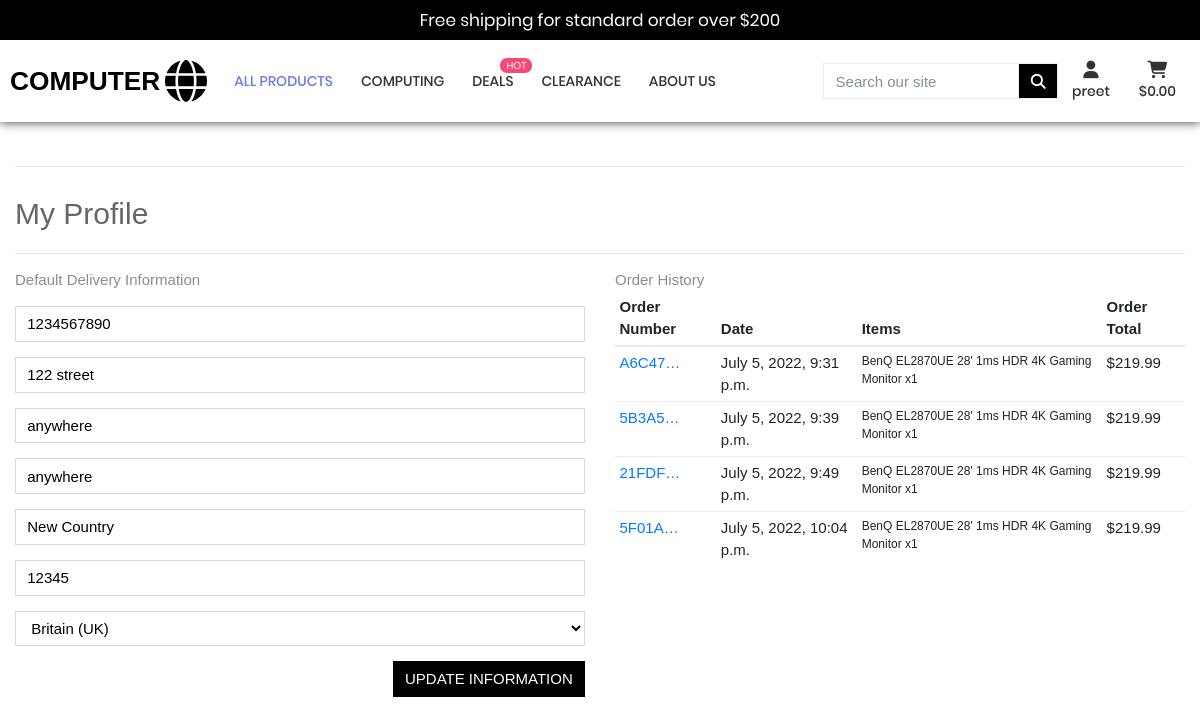
/profile/ (signed in), run on an earlier commit of the app's database.
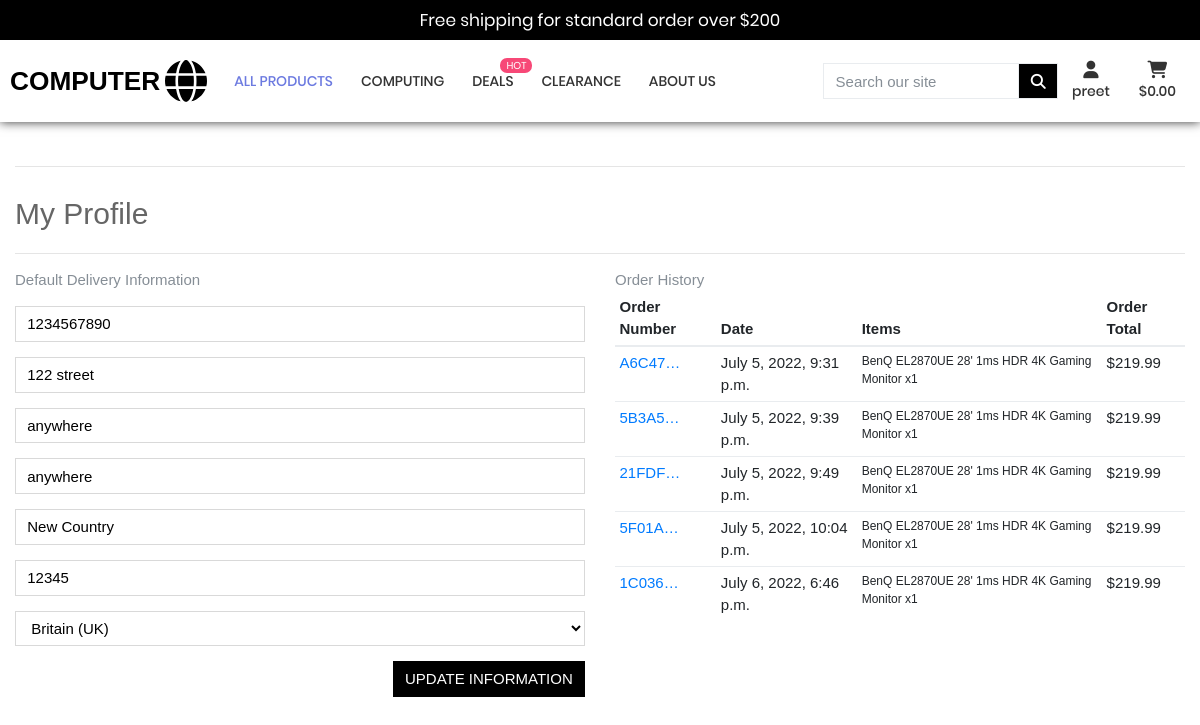
And on a later commit of the database.
### checkout/models.py (models this page shows, shortened)
class Order(models.Model):
    order_number = models.CharField(max_length=32, null=False, editable=False)
    user_profile = models.ForeignKey(UserProfile, on_delete=models.SET_NULL,
                                     null=True, blank=True, related_name='orders')
    full_name = models.CharField(max_length=50, null=False, blank=False)
    email = models.EmailField(max_length=254, null=False, blank=False)
    phone_number = models.CharField(max_length=20, null=False, blank=False)
    country = CountryField(blank_label='Country *', null=False, blank=False)
    postcode = models.CharField(max_length=20, null=True, blank=True)
    town_or_city = models.CharField(max_length=40, null=False, blank=False)
    street_address1 = models.CharField(max_length=80, null=False, blank=False)
    street_address2 = models.CharField(max_length=80, null=True, blank=True)
    county = models.CharField(max_length=80, null=True, blank=True)
    date = models.DateTimeField(auto_now_add=True)
    delivery_cost = models.DecimalField(max_digits=6, decimal_places=2, null=False, default=0)
    order_total = models.DecimalField(max_digits=10, decimal_places=2, null=False, default=0)
    grand_total = models.DecimalField(max_digits=10, decimal_places=2, null=False, default=0)
    original_bag = models.TextField(null=False, blank=False, default='')
    stripe_pid = models.CharField(max_length=254, null=False, blank=False, default='')

class OrderLineItem(models.Model):
    order = models.ForeignKey(Order, null=False, blank=False, on_delete=models.CASCADE, related_name='lineitems')
    product = models.ForeignKey(Product, null=False, blank=False, on_delete=models.CASCADE)
    product_size = models.CharField(max_length=2, null=True, blank=True)  # 24, 27, 28, 32, 49
    quantity = models.IntegerField(null=False, blank=False, default=0)
    lineitem_total = models.DecimalField(max_digits=6, decimal_places=2, null=False, blank=False, editable=False)

### products/models.py (models this page shows, shortened)
class Product(models.Model):
    category = models.ForeignKey('Category', null=True, blank=True,
                                 on_delete=models.SET_NULL)
    sku = models.CharField(max_length=254, null=True, blank=True)
    name = models.CharField(max_length=254)
    description = models.TextField()
    has_sizes = models.BooleanField(default=False, null=True, blank=True)
    price = models.DecimalField(max_digits=6, decimal_places=2)
    rating = models.DecimalField(max_digits=6, decimal_places=2, null=True,
                                 blank=True)
    image_url = models.URLField(max_length=1024, null=True, blank=True)
    image = models.ImageField(null=True, blank=True)
    image1 = models.ImageField(null=True, blank=True)
    image2 = models.ImageField(null=True, blank=True)
    weight = models.FloatField()
    dimension = models.CharField(max_length=254)

### profiles/views.py (the view)
# urls.py: path('profile/', include('profiles.urls')),
@login_required
def profile(request):
    profile = get_object_or_404(UserProfile, user=request.user)
    if request.method == 'POST':
        form = UserProfileForm(request.POST, instance=profile)
        if form.is_valid():
            form.save()
            messages.success(request, 'Profile updated successfully')
        else:
            messages.error(request, 'Update failed. Please ensure the form is valid.')
    else:
        form = UserProfileForm(instance=profile)
    orders = profile.orders.all()
    template = 'profiles/profile.html'
    context = {
        'form': form,
        'orders': orders,
        'on_profile_page': True
    }
    return render(request, template, context)

### profiles/forms.py
class UserProfileForm(forms.ModelForm):
    class Meta:
        model = UserProfile
        exclude = ('user',)
    def __init__(self, *args, **kwargs):
        super().__init__(*args, **kwargs)
        placeholders = {
            'default_phone_number': 'Phone Number',
            'default_postcode': 'Postal Code',
            'default_town_or_city': 'Town or City',
            'default_street_address1': 'Street Address 1',
            'default_street_address2': 'Street Address 2',
            'default_county': 'County, State or Locality',
        }
        self.fields['default_phone_number'].widget.attrs['autofocus'] = True
        for field in self.fields:
            if field != 'default_country':
                if self.fields[field].required:
                    placeholder = f'{placeholders[field]} *'
                else:
                    placeholder = placeholders[field]
                self.fields[field].widget.attrs['placeholder'] = placeholder
            self.fields[field].widget.attrs['class'] = 'border-black rounded-0 profile-form-input'
            self.fields[field].label = False

### profiles/templates/profiles/profile.html (shortened to what this page needs)
{% extends "base.html" %}
{% load static %}
{% block extra_css %}
<link rel="stylesheet" href="{% static 'profiles/css/profile.css' %}">
{% endblock %}
{% block content %}
<div class="container p-t-150">
    <div class="row">
        <div class="col">
            <hr>
            <h2 class="logo-font mb-4">My Profile</h2>
            <hr>
        </div>
    </div>
    <div class="row">
        <div class="col-12 col-lg-6">
            <p class="text-muted">Default Delivery Information</p>
            <form class="mt-3" action="{% url 'profile' %}" method="POST" id="profile-update-form">
                {{ form|crispy }}
                <button class="btn btn-black rounded-0 text-uppercase float-right">Update Information</button>
            </form>
        </div>
        <div class="col-12 col-lg-6">
            <p class="text-muted">Order History</p>
            <div class="order-history table-responsive">
                <table class="table table-sm table-borderless">
                    <thead>
                        <tr>
                            <th>Order Number</th>
                            <th>Date</th>
                            <th>Items</th>
                            <th>Order Total</th>
                        </tr>
                    </thead>
                    <tbody>
                        {% for order in orders %}
                        <tr>
                            <td>
                                <a href="{% url 'order_history' order.order_number %}" title="{{ order.order_number }}">
                                    {{ order.order_number|truncatechars:6 }}
                                </a>
                            </td>
                            <td>{{ order.date }}</td>
                            <td>
                                <ul class="list-unstyled">
                                    {% for item in order.lineitems.all %}
                                    <li class="small">
                                        {{ item.product.name }} x{{ item.quantity }}
                                    </li>
                                    {% endfor %}
                                </ul>
                            </td>
                            <td>${{ order.grand_total }}</td>
                        </tr>
                        {% endfor %}
                    </tbody>
                </table>
            </div>
        </div>
    </div>
    {% endblock %}

What changed in the data, as far as the page shows it:
added Order: order_number "1C036…", date "July 6, 2022, 6:46 p.m.", grand_total "219.99"
added OrderLineItem: product.name "BenQ EL2870UE 28' 1ms HDR 4K Gaming Monitor", quantity "1", shown under "1C036…"
